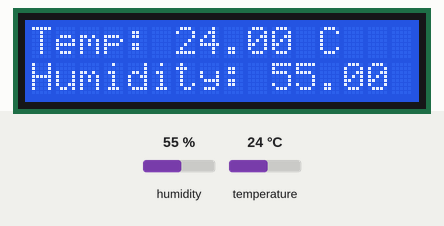
The sketch below on a simulated Arduino Uno, built with avr-gcc and run on an emulated ATmega328P. On the bench: 16×2 character LCD. Inputs (shaded band) come from the test bench; at power-on: humidity 55 %, temperature 24 °C. What the sketch prints to the serial monitor is not drawn.

Above: at 1.2 s.
1.3 s: humidity set to 22 %
At 3.4 s:
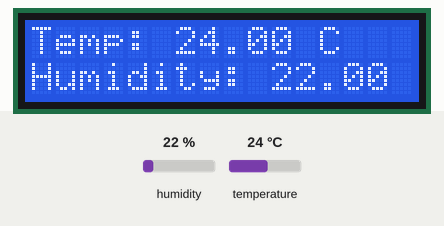
4.0 s: temperature set to 12 °C
At 5.3 s:
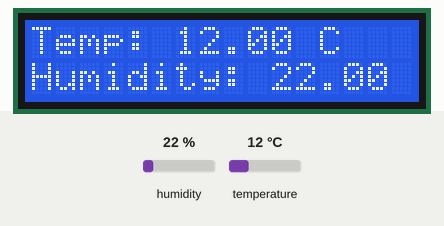
6.7 s: humidity set to 40 %
At 9.2 s:
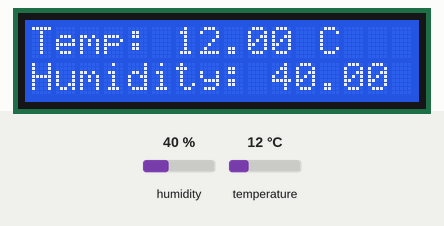
9.8 s: temperature set to 19 °C
At 11.1 s:
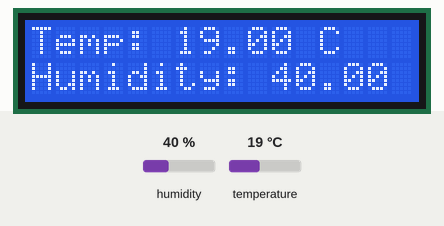
Timing chart, 0 to 12.8 s (numbered marks = the images above; inputs shaded):
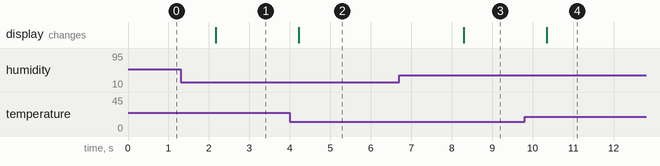

The sketch:

DHT11_Temperature_Humidity_Display.ino
```cpp
#include <Wire.h>
#include <LiquidCrystal_I2C.h>
#include "DHT.h"

#define DHTPIN 2      // DHT11 data pin connected to digital pin 2
#define DHTTYPE DHT11 // DHT11 sensor type

DHT dht(DHTPIN, DHTTYPE);
LiquidCrystal_I2C lcd(0x27, 16, 2);

void setup() {
  Serial.begin(9600); // シリアル通信を初期化
  lcd.init();         // initialize the LCD
  lcd.clear();        // clear the LCD display
  lcd.backlight();    // make sure backlight is on

  dht.begin();        // initialize the DHT11 sensor

  lcd.setCursor(0, 0);
  lcd.print("Temp: ");
  lcd.setCursor(0, 1);
  lcd.print("Humidity: ");
}

void loop() {
  // Read temperature as Celsius
  float temp = dht.readTemperature();
  // Read humidity
  float humidity = dht.readHumidity();

  // Check if any reads failed and exit early (to try again).
  if (isnan(temp) || isnan(humidity)) {
    Serial.println("Failed to read from DHT sensor!");
    lcd.setCursor(6, 0);
    lcd.print("Error  ");
    lcd.setCursor(10, 1);
    lcd.print("Error  ");
    return;
  }

  // Display temperature
  lcd.setCursor(6, 0);
  lcd.print(temp);
  lcd.print(" C  ");
  Serial.print("Temperature: ");
  Serial.print(temp);
  Serial.println(" C");

  // Display humidity
  lcd.setCursor(10, 1);
  lcd.print(humidity);
  lcd.print(" %  ");
  Serial.print("Humidity: ");
  Serial.print(humidity);
  Serial.println(" %");

  delay(2000); // Wait a few seconds between measurements
}
```

Measured:
- after the input at 1.3 s, the display: changes after 0.87 s (image 1)
- after the input at 4.0 s, the display: changes after 0.21 s (image 2)
- after the input at 6.7 s, the display: changes after 1.6 s (image 3)
- after the input at 9.8 s, the display: changes after 0.54 s (image 4)
